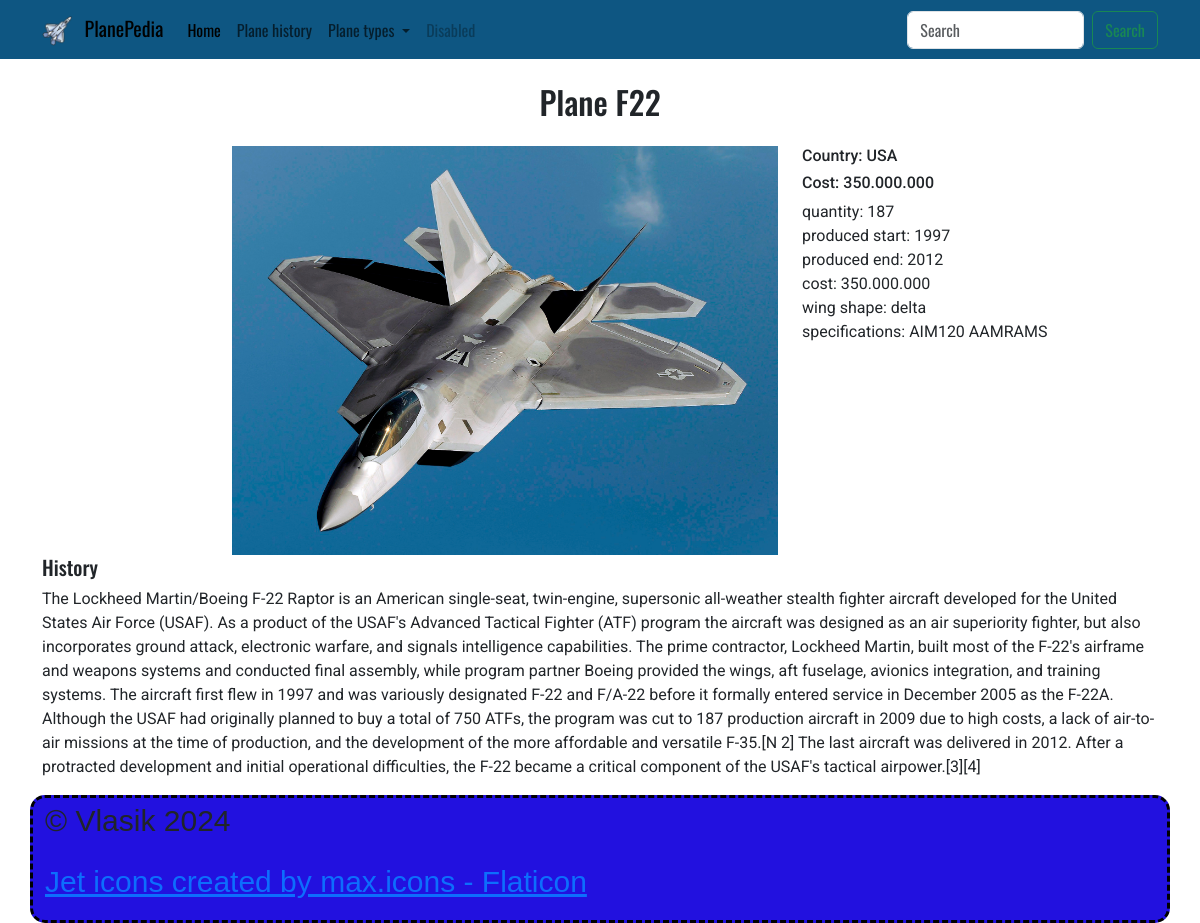
The app's page /plane/F22 with its own data.
### tables this page shows
CREATE TABLE "planes" (
	"id"	INTEGER,
	"name"	TEXT,
	"category_id"	INTEGER,
	"image"	TEXT,
	"country"	TEXT,
	"quantity"	INTEGER,
	"producedstart"	TEXT,
	"producedend"	TEXT,
	"cost"	INTEGER,
	"wing_shape"	TEXT,
	"specifications"	TEXT,
	"description"	TEXT,
	"history"	TEXT,
	PRIMARY KEY("id" AUTOINCREMENT),
	FOREIGN KEY("category_id") REFERENCES "categories"("id")
);

### app.py (the view)
@app.route("/plane/<name>")
def plane_page(name):
    title = "Plane " + name
    plane = db.get_plane(name)
    return render_template("plane.html", title = title, plane = plane)

### db_scripts.py (called while the page is built)
    def open(self):
        self.conn = sqlite3.connect(self.name)
        self.conn.row_factory = sqlite3.Row
        self.cursor = self.conn.cursor()

    def close(self):
        self.cursor.close()
        self.conn.close()

    def get_plane(self, name):
        self.open()
        self.cursor.execute('''SELECT * FROM planes WHERE name=? ''', [name])
        data = self.cursor.fetchall()
        self.close()
        data = [dict(row) for row in data]
        return data[0]

### templates/plane.html
{% extends 'base.html' %}
{% block content %}
<h2 class="text-center my-4"> {{ title }}</h2>
<div class="row">
    <div class="col-12 col-md-12 col-lg-2">
    </div>
    <div class="col-12 col-md-6 col-lg-6">
        <img src="{{ url_for('static', filename='img/' + plane['image']) }}" class="img-fluid" alt="...">
    </div>
    <div class="col-12 col-md-6 col-lg-4">
        <h6>Country: {{plane['country']}}</h6>
        <h6>Cost: {{plane['cost']}}</h6>
        <div>quantity:  {{plane['quantity']}}</div>
        <div>produced start:  {{plane['producedstart']}}</div>
        <div>produced end:  {{plane['producedend']}}</div>
        <div>cost:  {{plane['cost']}}</div>
        <div>wing shape:  {{plane['wing_shape']}}</div>
        <div>specifications:  {{plane['specifications']}}</div>
    </div>
</div>
<h5>History</h5>
<p>
    {{plane['history']}}
</p>
{% endblock content %}

### templates/base.html (shortened to what this page needs)
<!DOCTYPE html>
<html lang="en">
<head>
    <link href="https://cdn.jsdelivr.net/npm/bootstrap@5.3.2/dist/css/bootstrap.min.css" rel="stylesheet"
>
    <link rel="stylesheet" href="/static/style.css">
</head>
<body>
    {% include 'menu.html' %}
    <main class="container">
        {% block content %}
        {% endblock content %}
    </main>
    <footer class="container">
        <p>&copy; Vlasik 2024</p>
        <p><a href="https://www.flaticon.com/free-icons/jet" title="jet icons">Jet icons created by max.icons -
                Flaticon</a></p>
    </footer>
</body>
</html>

### templates/menu.html (shortened to what this page needs)
<header style="background: rgb(14, 86, 130)">
    <nav class="navbar navbar-expand-lg">
        <div class="container">
          <a class="navbar-brand" href="#">
            <img src="/static/img/air-force.png" alt="" width="30" class="me-2">
            PlanePedia</a>
          <div class="collapse navbar-collapse" id="navbarSupportedContent">
            <ul class="navbar-nav me-auto mb-2 mb-lg-0">
              <li class="nav-item">
                <a class="nav-link active" aria-current="page" href="#">Home</a>
              </li>
              <li class="nav-item">
                <a class="nav-link" href="#">Plane history</a>
              </li>
              <li class="nav-item dropdown">
                <a class="nav-link dropdown-toggle" href="#" role="button" data-bs-toggle="dropdown" aria-expanded="false">
                  Plane types
                </a>
              </li>
              <li class="nav-item">
                <a class="nav-link disabled" aria-disabled="true">Disabled</a>
              </li>
            </ul>
            <form class="d-flex" role="search">
              <input class="form-control me-2" type="search" placeholder="Search" aria-label="Search">
              <button class="btn btn-outline-success" type="submit">Search</button>
            </form>
          </div>
        </div>
      </nav>
</header>

### static/style.css (style rules this page uses)
body { font-family: "Roboto", sans-serif; }
h1, h2, h3, h4, h5, header { font-family: "Oswald", sans-serif; }
footer { background: rgb(34, 17, 223); font-size: 30px; font-family: 'Lucida Sans', 'Lucida Sans Regular', 'Lucida Grande', 'Lucida Sans Unicode', Geneva, Verdana, sans-serif; border: 3px dashed rgb(0, 0, 0); border-radius: 15px; }

### records on screen
planes: image (picture), country "USA", cost "350.000.000", quantity "187", producedstart "1997", producedend "2012", wing_shape "delta", specifications "AIM120 AAMRAMS", history "The Lockheed Martin/Boeing F-22 Raptor is an American single-seat, twin-engine, supersonic all-weather stealth fighter aircraft developed for the United States Air Force (USAF). As a product of the USAF's Advanced Tactical Fighter (ATF) program the aircraft was designed as an air superiority fighter, but also incorporates ground attack, electronic warfare, and signals intelligence capabilities. The prime contractor, Lockheed Martin, built most of the F-22's airframe and weapons systems and conducted final assembly, while program partner Boeing provided the wings, aft fuselage, avionics integration, and training systems. The aircraft first flew in 1997 and was variously designated F-22 and…"

### other values on screen
{{ title }} "Plane F22"
